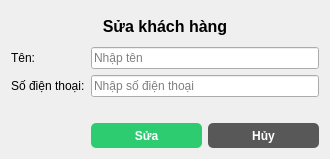
<?xml version="1.0" encoding="UTF-8"?>
<ui version="4.0">
 <class>EditCustomerDialog</class>
 <widget class="QDialog" name="EditCustomerDialog">
  <property name="geometry">
   <rect>
    <x>0</x>
    <y>0</y>
    <width>330</width>
    <height>154</height>
   </rect>
  </property>
  <property name="windowTitle">
   <string>Sửa khách hàng</string>
  </property>
  <layout class="QVBoxLayout" name="verticalLayout">
   <item>
    <widget class="QLabel" name="titleLabel">
     <property name="minimumSize">
      <size>
       <width>0</width>
       <height>30</height>
      </size>
     </property>
     <property name="font">
      <font>
       <pointsize>12</pointsize>
       <weight>75</weight>
       <bold>true</bold>
      </font>
     </property>
     <property name="styleSheet">
      <string notr="true">font-weight: bold;</string>
     </property>
     <property name="text">
      <string>Sửa khách hàng</string>
     </property>
     <property name="alignment">
      <set>Qt::AlignCenter</set>
     </property>
    </widget>
   </item>
   <item>
    <layout class="QFormLayout" name="formLayout">
     <item row="0" column="0">
      <widget class="QLabel" name="categoryLabel_2">
       <property name="text">
        <string>Tên:</string>
       </property>
      </widget>
     </item>
     <item row="0" column="1">
      <widget class="QLineEdit" name="name">
       <property name="placeholderText">
        <string>Nhập tên</string>
       </property>
      </widget>
     </item>
     <item row="1" column="0">
      <widget class="QLabel" name="amountLabel">
       <property name="text">
        <string>Số điện thoại:</string>
       </property>
      </widget>
     </item>
     <item row="1" column="1">
      <widget class="QLineEdit" name="phone_number">
       <property name="placeholderText">
        <string>Nhập số điện thoại</string>
       </property>
      </widget>
     </item>
     <item row="2" column="1">
      <layout class="QHBoxLayout" name="horizontalLayout_3">
       <property name="topMargin">
        <number>20</number>
       </property>
       <item>
        <widget class="QPushButton" name="btn_edit_customer">
         <property name="minimumSize">
          <size>
           <width>70</width>
           <height>25</height>
          </size>
         </property>
         <property name="styleSheet">
          <string notr="true">QPushButton {
	background-color: #2ecc71;
	color: #fff;
	border: none;
	border-radius: 5px;
	font-weight: bold;
}
</string>
         </property>
         <property name="text">
          <string>Sửa</string>
         </property>
        </widget>
       </item>
       <item>
        <widget class="QPushButton" name="btn_cancel">
         <property name="minimumSize">
          <size>
           <width>70</width>
           <height>25</height>
          </size>
         </property>
         <property name="styleSheet">
          <string notr="true">QPushButton {
	background-color: #585858;
	color: #fff;
	border: none;
	border-radius: 5px;
	font-weight: bold;
}</string>
         </property>
         <property name="text">
          <string>Hủy</string>
         </property>
        </widget>
       </item>
      </layout>
     </item>
    </layout>
   </item>
  </layout>
 </widget>
 <resources/>
 <connections/>
</ui>
